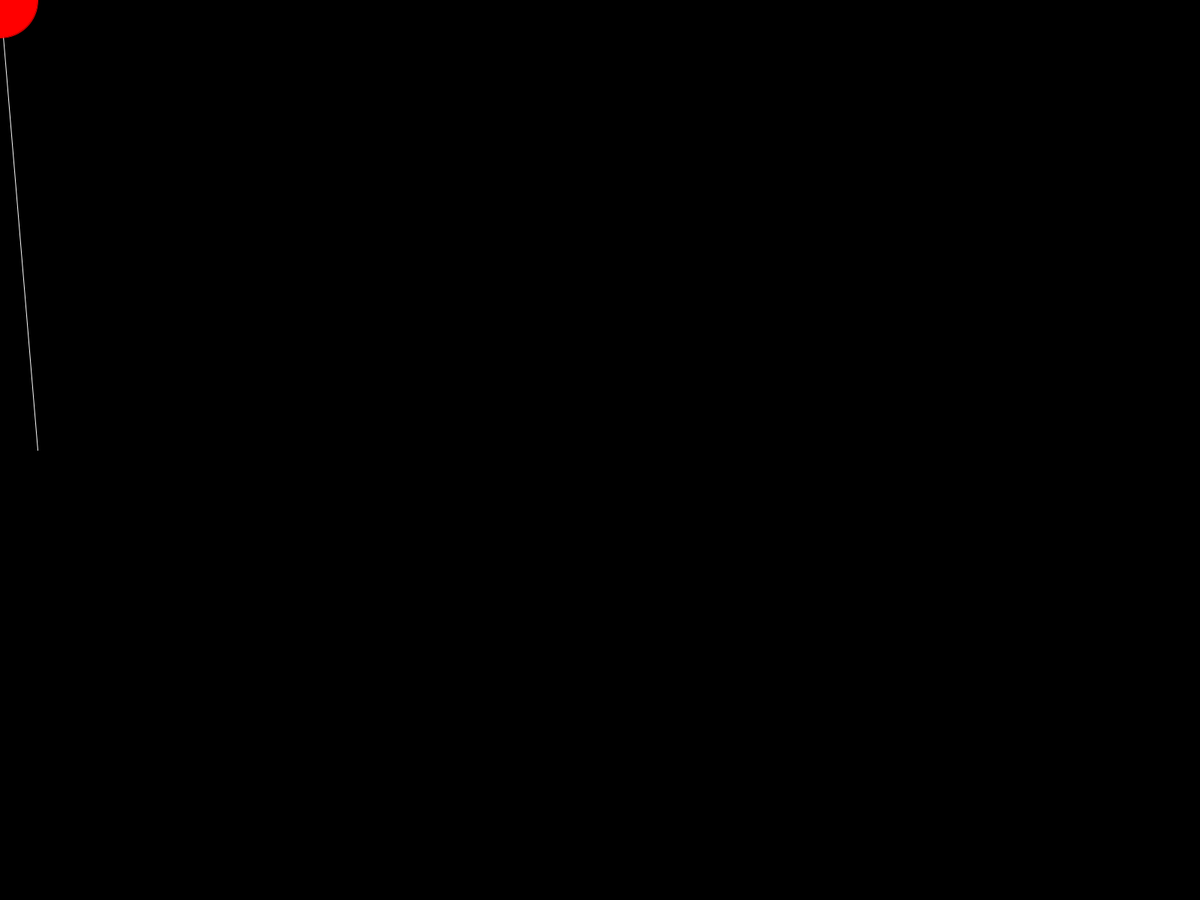
Frame 1 (no input)
Frame 60 (the mouse pressed at the canvas centre just before this capture): identical to frame 1, image omitted
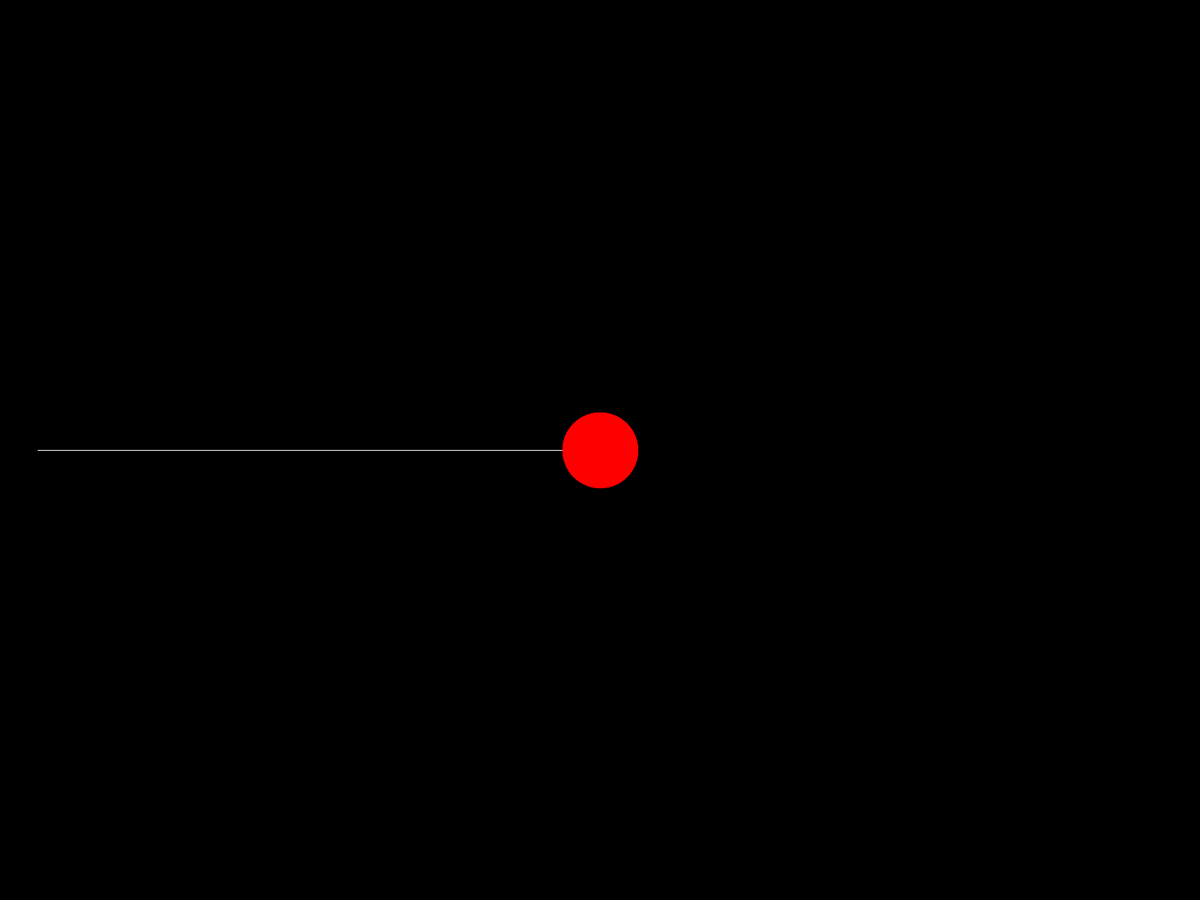
Frame 120 (the mouse held since frame 60 and released just before this capture)

The Processing sketch that drew these frames (run headless with seeded random() and noise(); from frame 60 on, the mouse is pressed at the canvas centre):

// Processing sketch: sketch_0_entrega_final
// ── sketch_0_entrega_final.pde
boolean clicked = false;

void setup() {
  fullScreen();
}

void draw() {
  background(0);
  stroke(255);
  line(50, height/2, mouseX, mouseY);
  stroke(255, 0, 0);
  fill(255, 0, 0);
  circle(mouseX, mouseY, 100);
  if (clicked == true) {
    stroke(255, 0, 0);
    fill(255, 0, 0);
    circle(mouseX, mouseY, 100);
  }
}

void mousePressed() {
  clicked = true;
}
